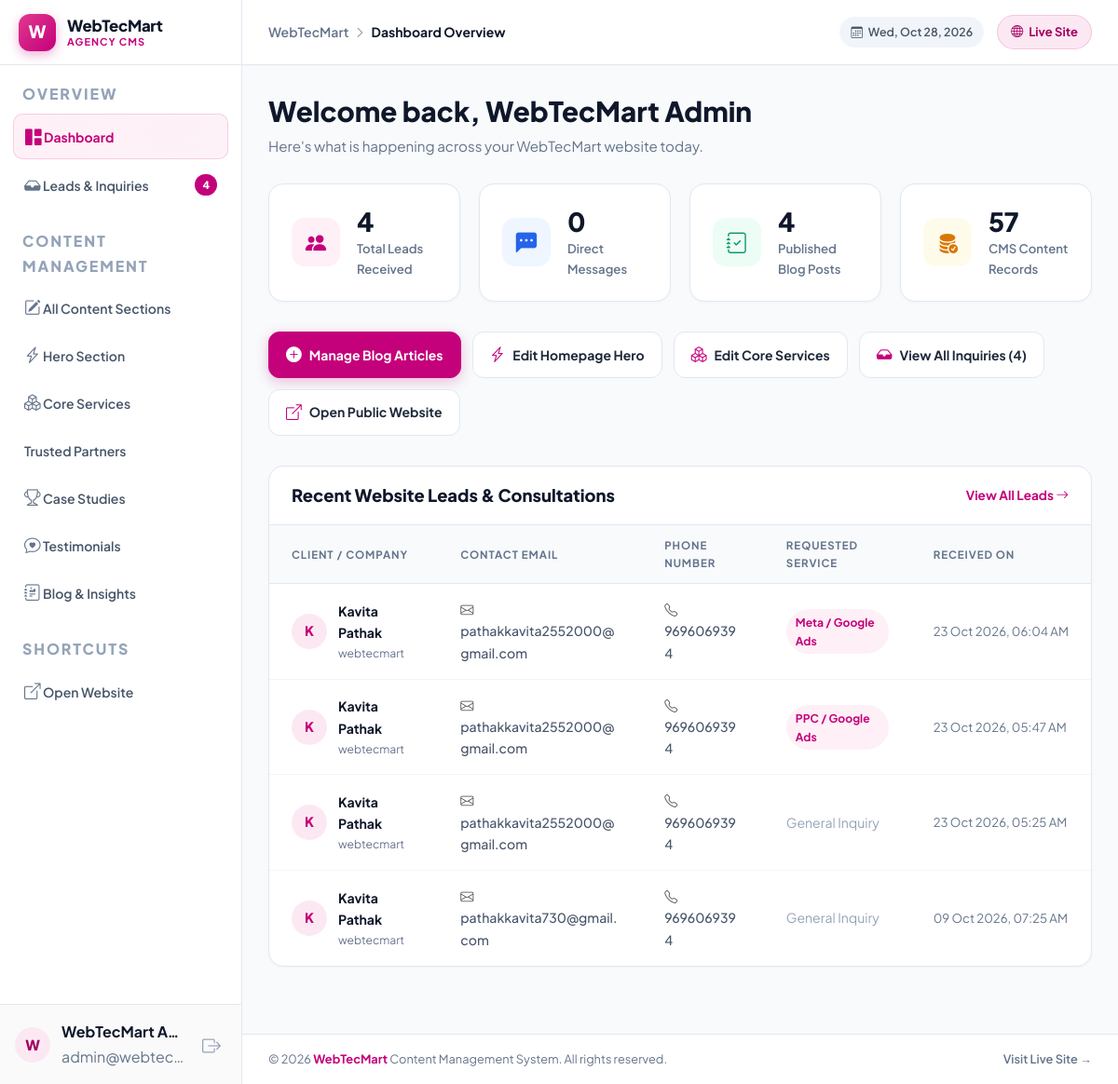
The page /admin/dashboard.php (signed in) on the database as committed earlier.
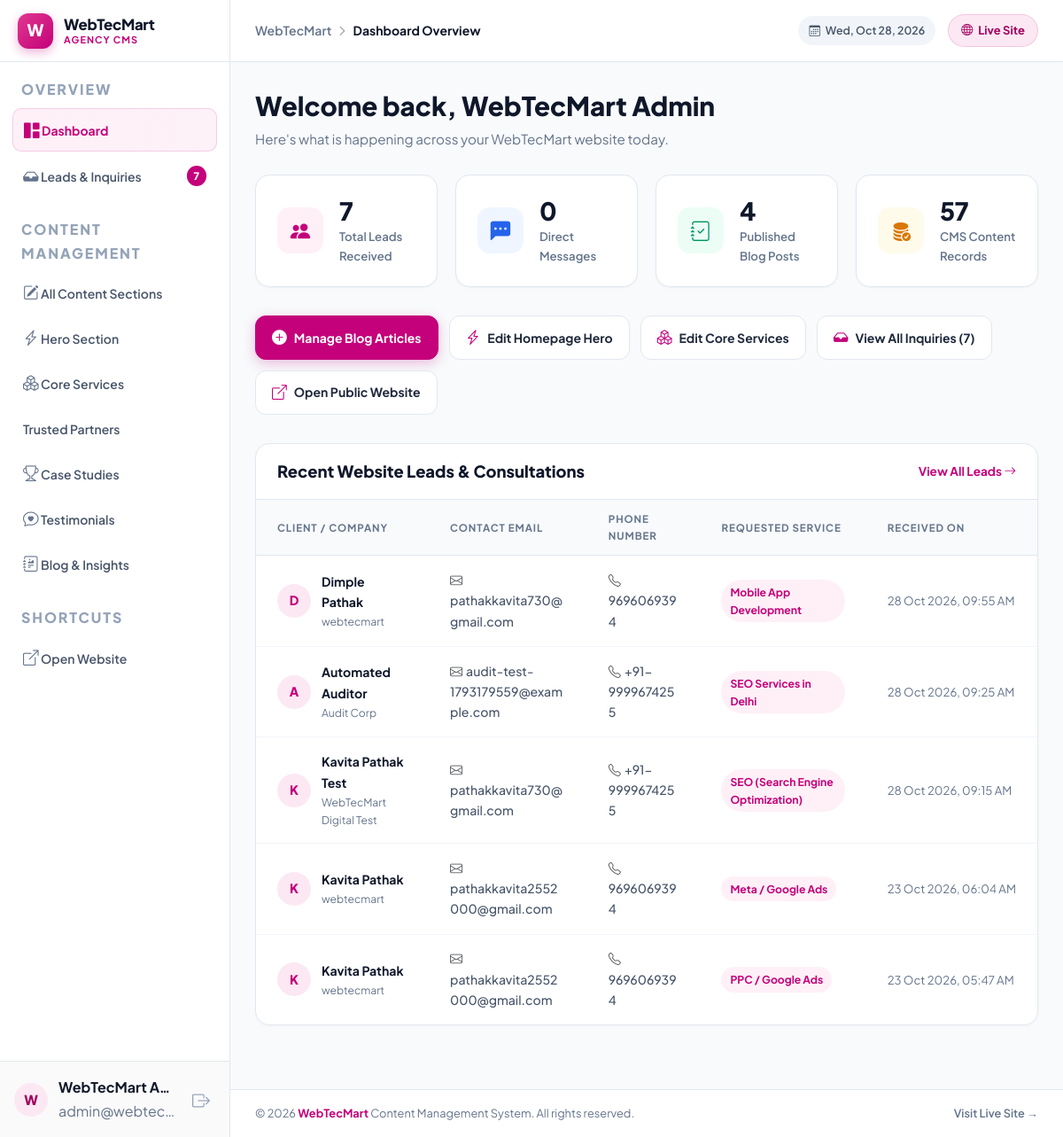
The same page on the database as committed later.
### tables this page shows
CREATE TABLE leads (
            id INTEGER PRIMARY KEY AUTOINCREMENT,
            name TEXT NOT NULL,
            email TEXT NOT NULL,
            phone TEXT,
            company TEXT,
            service TEXT,
            budget TEXT,
            message TEXT,
            created_at DATETIME DEFAULT CURRENT_TIMESTAMP
        );

### config.php (called while the page is built, shortened)
<?php
function db(): PDO
{
    static $pdo;
    if ($pdo instanceof PDO) {
        return $pdo;
    }
    $pdo = new PDO('sqlite:' . DB_PATH);
    $pdo->setAttribute(PDO::ATTR_ERRMODE, PDO::ERRMODE_EXCEPTION);
    $pdo->setAttribute(PDO::ATTR_DEFAULT_FETCH_MODE, PDO::FETCH_ASSOC);
    return $pdo;
}
function e(string $value): string
{
    return htmlspecialchars($value ?? '', ENT_QUOTES, 'UTF-8');
}

### functions.php (called while the page is built, shortened)
<?php
require_once __DIR__ . '/config.php';
    ?>
    <?php
function latestLeads(): array
{
    $stmt = db()->query('SELECT * FROM leads ORDER BY created_at DESC LIMIT 5');
    return $stmt->fetchAll();
}

### admin/dashboard.php (the view, shortened to what the changed rows need)
<?php
require_once __DIR__ . '/../functions.php';
$leadCount = (int) db()->query('SELECT COUNT(*) as total FROM leads')->fetch()['total'];
$recentLeads = latestLeads();
$initial = static function (string $name): string {
    $name = trim($name);
    if ($name === '') return '?';
    return function_exists('mb_strtoupper') ? mb_strtoupper(mb_substr($name, 0, 1)) : strtoupper(substr($name, 0, 1));
};
require_once __DIR__ . '/templates/header.php';
?>
<div class="dash-greeting">
    <h1>Welcome back, <?= e($adminName) ?></h1>
</div>
<div class="dash-stat-grid">
    <div class="adm-card dash-stat-card">
        <div class="dash-stat-info">
            <div class="num"><?= $leadCount ?></div>
            <div class="label">Total Leads Received</div>
        </div>
    </div>
</div>
<div class="dash-quick-actions">
    <a href="/admin/content.php?section=collection:blog" class="dash-action-btn primary">
        <i class="bi bi-plus-circle-fill"></i> Manage Blog Articles
    </a>
    <a href="/admin/content.php?section=collection:hero_content" class="dash-action-btn">
        <i class="bi bi-lightning-charge"></i> Edit Homepage Hero
    </a>
    <a href="/admin/content.php?section=collection:service" class="dash-action-btn">
        <i class="bi bi-boxes"></i> Edit Core Services
    </a>
    <a href="/admin/leads.php" class="dash-action-btn">
        <i class="bi bi-inbox-fill"></i> View All Inquiries (<?= $leadCount ?>)
    </a>
    <a href="/" target="_blank" class="dash-action-btn">
        <i class="bi bi-box-arrow-up-right"></i> Open Public Website
    </a>
</div>
<div class="adm-card p-0 overflow-hidden mb-4">
    <div class="dash-table-head">
        <h2>Recent Website Leads &amp; Consultations</h2>
    </div>
    <?php if (empty($recentLeads)): ?>
        <div style="padding: 48px 24px; text-align: center;">
            <div style="width: 56px; height: 56px; border-radius: 16px; background: #FFF0F7; color: #C4007A; display: inline-flex; align-items: center; justify-content: center; font-size: 1.5rem; margin-bottom: 12px;">
                <i class="bi bi-inbox"></i>
            </div>
            <h4 style="font-size: 1rem; font-weight: 700; color: #0F172A; margin: 0 0 4px;">No inquiries logged yet</h4>
            <p style="font-size: 0.85rem; color: #64748B; margin: 0;">New consultation requests submitted from the website forms will appear here.</p>
        </div>
    <?php else: ?>
        <div style="overflow-x: auto;">
            <table class="adm-table">
                <thead>
                    <tr>
                        <th>Client / Company</th>
                        <th>Contact Email</th>
                        <th>Phone Number</th>
                        <th>Requested Service</th>
                        <th>Received On</th>
                    </tr>
                </thead>
                <tbody>
                    <?php foreach ($recentLeads as $lead): ?>
                        <tr>
                            <td>
                                <div class="lead-avatar-cell">
                                    <div class="lead-avatar-circle"><?= e($initial((string) $lead['name'])) ?></div>
                                    <div>
                                        <div style="font-weight: 700; color: #0F172A;"><?= e($lead['name']) ?></div>
                                        <?php if (!empty($lead['company'])): ?>
                                            <div style="font-size: 0.76rem; color: #64748B;"><?= e($lead['company']) ?></div>
                                        <?php endif; ?>
                                    </div>
                                </div>
                            </td>
                            <td>
                                <a href="mailto:<?= e($lead['email']) ?>" style="color: #475569; text-decoration: none; font-weight: 500;">
                                    <i class="bi bi-envelope me-1 text-muted"></i><?= e($lead['email']) ?>
                                </a>
                            </td>
                            <td>
                                <?php if (!empty($lead['phone'])): ?>
                                    <a href="tel:<?= e($lead['phone']) ?>" style="color: #475569; text-decoration: none; font-weight: 500;">
                                        <i class="bi bi-telephone me-1 text-muted"></i><?= e($lead['phone']) ?>
                                    </a>
                                <?php else: ?>
                                    <span style="color: #94A3B8;">—</span>
                                <?php endif; ?>
                            </td>
                            <td>
                                <?php if (!empty($lead['service'])): ?>
                                    <span class="lead-badge-service"><?= e($lead['service']) ?></span>
                                <?php else: ?>
                                    <span style="color: #94A3B8;">General Inquiry</span>
                                <?php endif; ?>
                            </td>
                            <td style="color: #64748B; font-size: 0.825rem; white-space: nowrap;">
                                <?= date('d M Y, h:i A', strtotime($lead['created_at'])) ?>
                            </td>
                        </tr>
                    <?php endforeach; ?>
                </tbody>
            </table>
        </div>
    <?php endif; ?>
</div>
<?php require_once __DIR__ . '/templates/footer.php'; ?>

### admin/templates/header.php (shortened to what the changed rows need)
<?php
$adminPage = basename($_SERVER['PHP_SELF'] ?? '');
$isLoggedIn = !empty($_SESSION['admin_logged_in']);
$adminName = $_SESSION['admin_name'] ?? 'Admin';
$totalLeadsCount = 0;
if ($isLoggedIn && function_exists('db')) {
    try {
        $totalLeadsCount = (int) db()->query('SELECT COUNT(*) FROM leads')->fetchColumn();
    } catch (\Throwable $e) {
        $totalLeadsCount = 0;
    }
}
?>
<!DOCTYPE html>
<html lang="en">
<head>
    <link href="https://cdn.jsdelivr.net/npm/bootstrap@5.3.3/dist/css/bootstrap.min.css" rel="stylesheet">
    <link href="https://cdn.jsdelivr.net/npm/bootstrap-icons@1.11.3/font/bootstrap-icons.css" rel="stylesheet">
    <link rel="stylesheet" href="/assets/css/typography.css">
    <link rel="stylesheet" href="/assets/css/design-system.css">
</head>
<body>
<?php if ($isLoggedIn): ?>
<div class="adm-layout">
    <aside class="adm-sidebar" id="admSidebar">
        <div class="adm-nav-section">
            <ul class="adm-nav-list">
                <li>
                    <a href="/admin/leads.php" class="adm-nav-link <?= $adminPage === 'leads.php' ? 'active' : '' ?>">
                        <span><i class="bi bi-inbox-fill"></i> Leads &amp; Inquiries</span>
                        <?php if ($totalLeadsCount > 0): ?>
                            <span class="adm-badge-count"><?= $totalLeadsCount ?></span>
                        <?php endif; ?>
                    </a>
                </li>
            </ul>
        </div>
    </aside>
    <div class="adm-main">
        <main class="adm-body">
<?php endif; ?>

Rows that differ between the two databases and show on the page:
no longer on this page (row unchanged): leads: name "K", name "Kavita Pathak", company "webtecmart", email "pathakkavita2552000@gmail.com", phone "9696069394", service "General Inquiry", created_at "23 Oct 2026, 05:25 AM"
no longer on this page (row unchanged): leads: name "K", name "Kavita Pathak", company "webtecmart", email "pathakkavita730@gmail.com", phone "9696069394", service "General Inquiry", created_at "09 Oct 2026, 07:25 AM"
added leads: name "D", name "Dimple Pathak", company "webtecmart", email "pathakkavita730@gmail.com", phone "9696069394", service "Mobile App Development", created_at "28 Oct 2026, 09:55 AM"
added leads: name "A", name "Automated Auditor", company "Audit Corp", email "audit-test-1793179559@example.com", phone "+91-9999674255", service "SEO Services in Delhi", created_at "28 Oct 2026, 09:25 AM"
added leads: name "K", name "Kavita Pathak Test", company "WebTecMart Digital Test", email "pathakkavita730@gmail.com", phone "+91-9999674255", service "SEO (Search Engine Optimization)", created_at "28 Oct 2026, 09:15 AM"
Other text that changed with them:
$totalLeadsCount: "4" → "7"
$leadCount: "4" → "7"
